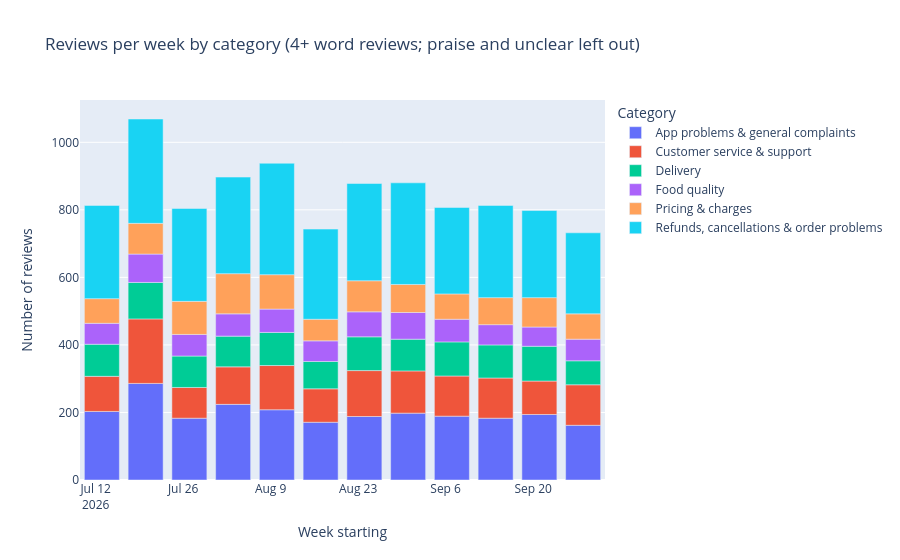

Notebook cell for this chart:
### Code cell
c = final[(~final["partial_week"]) &
          (~final["aspect"].isin(["No category (under 4 words)", "General praise", "Other / unclear"]))]
cnt = c.groupby(["week_start", "aspect"]).size().reset_index(name="reviews")

fig = px.bar(cnt, x="week_start", y="reviews", color="aspect",
             title="Reviews per week by category (4+ word reviews; praise and unclear left out)")
fig.update_layout(xaxis_title="Week starting", yaxis_title="Number of reviews", legend_title="Category")
fig.show()

### Figure 1 — Plotly figure (JSON) as saved in the notebook; plotly's stock layout.template omitted (floating-point values rounded to 4 significant figures)
{"data": [{"hovertemplate": "aspect=App problems & general complaints<br>week_start=%{x}<br>reviews=%{y}<extra></extra>", "legendgroup": "App problems & general complaints", "marker": {"color": "#636efa", "pattern": {"shape": ""}}, "name": "App problems & general complaints", "orientation": "v", "showlegend": true, "textposition": "auto", "type": "bar", "x": ["2026-07-13", "2026-07-20", "2026-07-27", "2026-08-03", "2026-08-10", "2026-08-17", "2026-08-24", "2026-08-31", "2026-09-07", "2026-09-14", "2026-09-21", "2026-09-28"], "xaxis": "x", "y": [203, 286, 183, 224, 208, 171, 188, 198, 189, 183, 194, 162], "yaxis": "y"}, {"hovertemplate": "aspect=Customer service & support<br>week_start=%{x}<br>reviews=%{y}<extra></extra>", "legendgroup": "Customer service & support", "marker": {"color": "#EF553B", "pattern": {"shape": ""}}, "name": "Customer service & support", "orientation": "v", "showlegend": true, "textposition": "auto", "type": "bar", "x": ["2026-07-13", "2026-07-20", "2026-07-27", "2026-08-03", "2026-08-10", "2026-08-17", "2026-08-24", "2026-08-31", "2026-09-07", "2026-09-14", "2026-09-21", "2026-09-28"], "xaxis": "x", "y": [104, 191, 91, 111, 131, 99, 136, 125, 119, 119, 99, 120], "yaxis": "y"}, {"hovertemplate": "aspect=Delivery<br>week_start=%{x}<br>reviews=%{y}<extra></extra>", "legendgroup": "Delivery", "marker": {"color": "#00cc96", "pattern": {"shape": ""}}, "name": "Delivery", "orientation": "v", "showlegend": true, "textposition": "auto", "type": "bar", "x": ["2026-07-13", "2026-07-20", "2026-07-27", "2026-08-03", "2026-08-10", "2026-08-17", "2026-08-24", "2026-08-31", "2026-09-07", "2026-09-14", "2026-09-21", "2026-09-28"], "xaxis": "x", "y": [95, 108, 93, 91, 98, 81, 100, 94, 101, 98, 103, 71], "yaxis": "y"}, {"hovertemplate": "aspect=Food quality<br>week_start=%{x}<br>reviews=%{y}<extra></extra>", "legendgroup": "Food quality", "marker": {"color": "#ab63fa", "pattern": {"shape": ""}}, "name": "Food quality", "orientation": "v", "showlegend": true, "textposition": "auto", "type": "bar", "x": ["2026-07-13", "2026-07-20", "2026-07-27", "2026-08-03", "2026-08-10", "2026-08-17", "2026-08-24", "2026-08-31", "2026-09-07", "2026-09-14", "2026-09-21", "2026-09-28"], "xaxis": "x", "y": [62, 84, 64, 66, 69, 61, 74, 79, 67, 60, 57, 64], "yaxis": "y"}, {"hovertemplate": "aspect=Pricing & charges<br>week_start=%{x}<br>reviews=%{y}<extra></extra>", "legendgroup": "Pricing & charges", "marker": {"color": "#FFA15A", "pattern": {"shape": ""}}, "name": "Pricing & charges", "orientation": "v", "showlegend": true, "textposition": "auto", "type": "bar", "x": ["2026-07-13", "2026-07-20", "2026-07-27", "2026-08-03", "2026-08-10", "2026-08-17", "2026-08-24", "2026-08-31", "2026-09-07", "2026-09-14", "2026-09-21", "2026-09-28"], "xaxis": "x", "y": [73, 91, 98, 119, 102, 64, 92, 83, 75, 80, 87, 75], "yaxis": "y"}, {"hovertemplate": "aspect=Refunds, cancellations & order problems<br>week_start=%{x}<br>reviews=%{y}<extra></extra>", "legendgroup": "Refunds, cancellations & order problems", "marker": {"color": "#19d3f3", "pattern": {"shape": ""}}, "name": "Refunds, cancellations & order problems", "orientation": "v", "showlegend": true, "textposition": "auto", "type": "bar", "x": ["2026-07-13", "2026-07-20", "2026-07-27", "2026-08-03", "2026-08-10", "2026-08-17", "2026-08-24", "2026-08-31", "2026-09-07", "2026-09-14", "2026-09-21", "2026-09-28"], "xaxis": "x", "y": [276, 309, 275, 286, 330, 267, 288, 301, 256, 273, 258, 240], "yaxis": "y"}], "layout": {"autosize": true, "barmode": "relative", "legend": {"title": {"text": "Category"}, "tracegroupgap": 0}, "title": {"text": "Reviews per week by category (4+ word reviews; praise and unclear left out)"}, "xaxis": {"anchor": "y", "autorange": true, "domain": [0, 1], "range": ["2026-07-09 12:00", "2026-10-01 12:00"], "title": {"text": "Week starting"}, "type": "date"}, "yaxis": {"anchor": "x", "autorange": true, "domain": [0, 1], "range": [0, 1125.0], "title": {"text": "Number of reviews"}, "type": "linear"}}}
